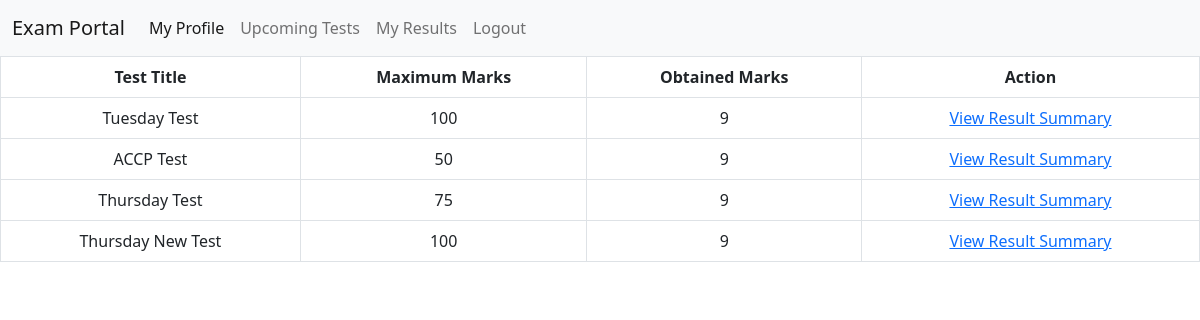
The app's page /students/myresults.php (signed in) with its own data.
### tables this page shows
CREATE TABLE `results` (
  `result_id` int(11) NOT NULL,
  `test_id` int(11) NOT NULL,
  `student_id` int(11) NOT NULL,
  `obtained_marks` float NOT NULL,
  `total_test_marks` float NOT NULL,
  `status` tinyint(2) NOT NULL DEFAULT 1,
  `created_date` datetime NOT NULL DEFAULT current_timestamp()
);

CREATE TABLE `tests` (
  `test_id` int(11) NOT NULL,
  `test_title` varchar(255) NOT NULL,
  `class_id` int(11) NOT NULL,
  `nagetive_marks` float NOT NULL DEFAULT 0,
  `per_question_marks` float NOT NULL DEFAULT 1,
  `no_of_questions` int(11) NOT NULL DEFAULT 1,
  `test_date` date NOT NULL DEFAULT current_timestamp(),
  `test_start_time` time NOT NULL,
  `test_end_time` time NOT NULL,
  `created_date` datetime NOT NULL DEFAULT current_timestamp(),
  `status` tinyint(4) NOT NULL DEFAULT 1
);

### students/myresults.php (the view, shortened to what this page needs)
<?php
include('header.php');
include('navbar.php');
include('dbconnect.php');
$stid = $_SESSION['studentData']['student_id'];
$response = $conn->query("select * from results JOIN tests ON tests.test_id = results.test_id where student_id = $stid");
?>
<table class="table table-responsive w-100 table-bordered text-center">
    <thead>
        <th> Test Title </th>
        <th> Maximum Marks </th>
        <th> Obtained Marks </th>
        <th> Action </th>
    </thead>
    <tbody>
    <?php
foreach($response AS $results){ ?>
<tr>
    <td> <?php echo $results['test_title'];?> </td>
    <td> <?php echo $results['total_test_marks'];?> </td>
    <td> <?php echo $results['obtained_marks'];?> </td>
    <td> <a href="resultsummary.php?test_id=<?php echo $results['test_id'];?>&student_id=<?php echo $results['student_id'];?>"> View Result Summary </a> </td>
</tr>
<?php
}
?>
</tbody>
</table>
<?php
include('footer.php');

### records on screen
results: test.test_title "Tuesday Test", total_test_marks "100", obtained_marks "9"
results: test.test_title "ACCP Test", total_test_marks "50", obtained_marks "9"
results: test.test_title "Thursday Test", total_test_marks "75", obtained_marks "9"
results: test.test_title "Thursday New Test", total_test_marks "100", obtained_marks "9"
